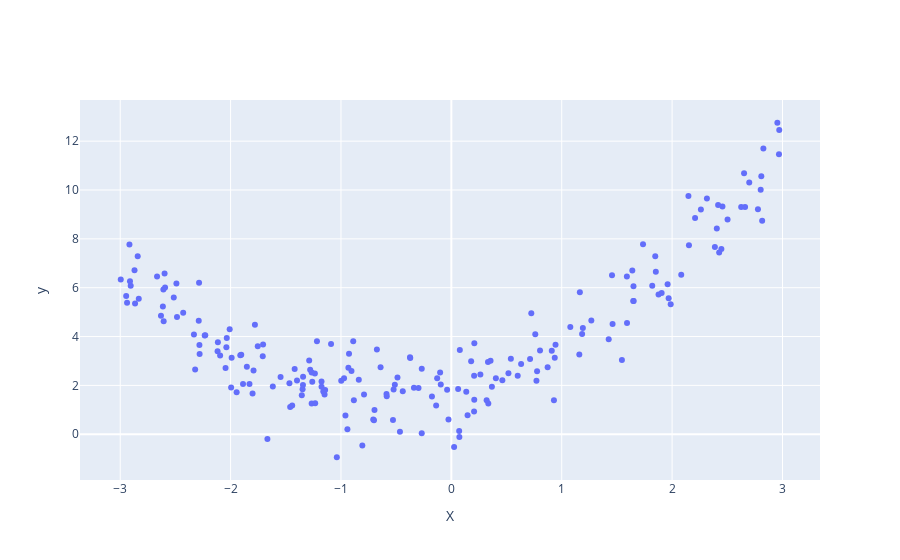

Source (notebook cell):
### Code cell
fig = go.Figure()
fig.add_trace(go.Scatter(x=X.ravel(),y=y.ravel(),mode = 'markers'))
fig.update_layout(
    xaxis_title = 'X',
    yaxis_title = 'y'
)
fig.show()

### Figure 1 — Plotly figure (JSON) as saved in the notebook; plotly's stock layout.template omitted (floating-point values rounded to 4 significant figures; data arrays with more than 128 entries replaced by an {"elided": "..."} marker saying what was removed)
{"data": [{"mode": "markers", "type": "scatter", "x": {"elided": "200 float values"}, "y": {"elided": "200 float values"}}], "layout": {"autosize": true, "xaxis": {"autorange": true, "range": [-3.394, 3.37], "title": {"text": "X"}, "type": "linear"}, "yaxis": {"autorange": true, "range": [-2.072, 13.88], "title": {"text": "y"}, "type": "linear"}}}
